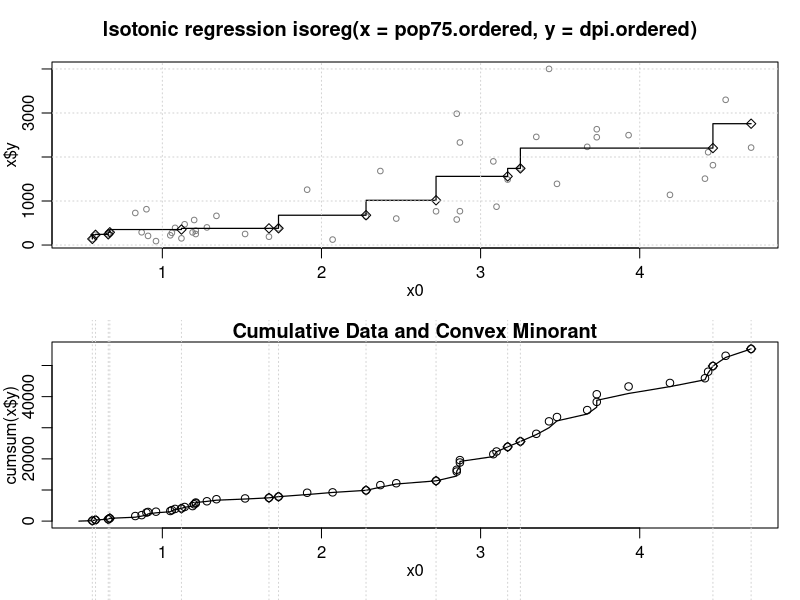

Write the R code that produced this figure.
ord = order(
  LifeCycleSavings$pop75
)
pop75.ordered = LifeCycleSavings$pop75[ ord ]
dpi.ordered = LifeCycleSavings$dpi[ ord ]

plot( 
  isoreg( 
    pop75.ordered, 
    dpi.ordered 
  ), 
  par.fit = list( 
    col=1, 
    cex=1, 
    pch=23, 
    lwd=1.2 
  ), 
  col=grey( 0.5 ), 
  plot.type="row", 
  cex=0.75, 
  grid=TRUE 
)

par( mfrow=c( 1, 1 ), mar=c( 5, 4, 4, 2 ) + 0.1, mgp=c( 3, 1, 0 ) )
